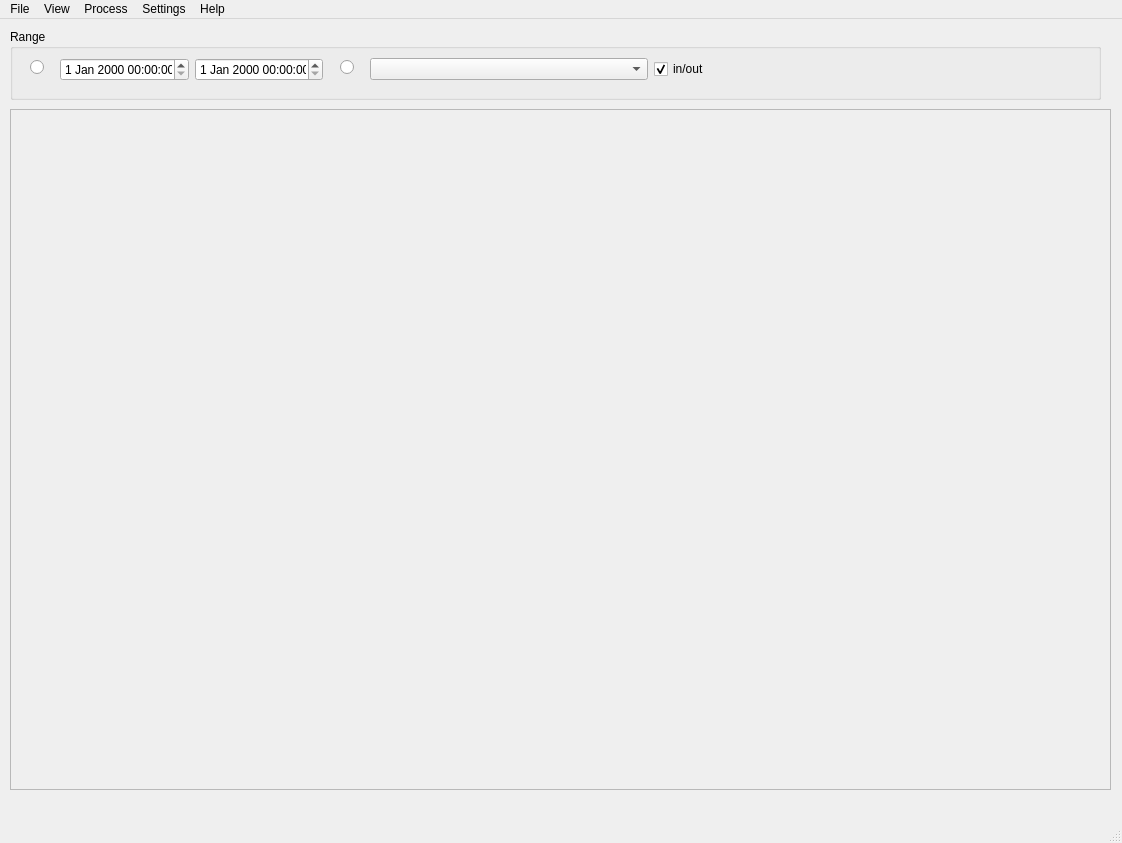
<?xml version="1.0" encoding="UTF-8"?>
<ui version="4.0">
 <class>MainWindow</class>
 <widget class="QMainWindow" name="MainWindow">
  <property name="geometry">
   <rect>
    <x>0</x>
    <y>0</y>
    <width>1122</width>
    <height>843</height>
   </rect>
  </property>
  <property name="windowTitle">
   <string>Processing-def</string>
  </property>
  <widget class="QWidget" name="centralwidget">
   <widget class="QScrollArea" name="scrollArea">
    <property name="geometry">
     <rect>
      <x>10</x>
      <y>90</y>
      <width>1101</width>
      <height>681</height>
     </rect>
    </property>
    <property name="widgetResizable">
     <bool>true</bool>
    </property>
    <widget class="QWidget" name="scrollAreaWidgetContents">
     <property name="geometry">
      <rect>
       <x>0</x>
       <y>0</y>
       <width>1099</width>
       <height>679</height>
      </rect>
     </property>
    </widget>
   </widget>
   <widget class="QGroupBox" name="groupBox">
    <property name="geometry">
     <rect>
      <x>10</x>
      <y>10</y>
      <width>1091</width>
      <height>71</height>
     </rect>
    </property>
    <property name="title">
     <string>Range</string>
    </property>
    <widget class="QRadioButton" name="radioButtonDate">
     <property name="geometry">
      <rect>
       <x>20</x>
       <y>30</y>
       <width>81</width>
       <height>16</height>
      </rect>
     </property>
     <property name="text">
      <string/>
     </property>
    </widget>
    <widget class="QRadioButton" name="radioButtonEvent">
     <property name="geometry">
      <rect>
       <x>330</x>
       <y>30</y>
       <width>91</width>
       <height>16</height>
      </rect>
     </property>
     <property name="text">
      <string/>
     </property>
    </widget>
    <widget class="QLabel" name="lenX">
     <property name="geometry">
      <rect>
       <x>940</x>
       <y>30</y>
       <width>121</width>
       <height>16</height>
      </rect>
     </property>
     <property name="text">
      <string/>
     </property>
    </widget>
   </widget>
   <widget class="QLabel" name="info">
    <property name="geometry">
     <rect>
      <x>10</x>
      <y>770</y>
      <width>1101</width>
      <height>21</height>
     </rect>
    </property>
    <property name="text">
     <string/>
    </property>
   </widget>
   <widget class="QWidget" name="horizontalLayoutWidget">
    <property name="geometry">
     <rect>
      <x>60</x>
      <y>30</y>
      <width>263</width>
      <height>41</height>
     </rect>
    </property>
    <layout class="QHBoxLayout" name="horizontalLayout">
     <item>
      <widget class="QDateTimeEdit" name="dateTimeEditBegin"/>
     </item>
     <item>
      <widget class="QDateTimeEdit" name="dateTimeEditEnd"/>
     </item>
    </layout>
   </widget>
   <widget class="QWidget" name="horizontalLayoutWidget_2">
    <property name="geometry">
     <rect>
      <x>370</x>
      <y>30</y>
      <width>561</width>
      <height>41</height>
     </rect>
    </property>
    <layout class="QHBoxLayout" name="horizontalLayout_2">
     <item>
      <widget class="QComboBox" name="comboBox"/>
     </item>
     <item>
      <widget class="QCheckBox" name="checkBox">
       <property name="text">
        <string>in/out</string>
       </property>
       <property name="checked">
        <bool>true</bool>
       </property>
       <property name="tristate">
        <bool>false</bool>
       </property>
      </widget>
     </item>
    </layout>
   </widget>
  </widget>
  <widget class="QMenuBar" name="menubar">
   <property name="geometry">
    <rect>
     <x>0</x>
     <y>0</y>
     <width>1122</width>
     <height>26</height>
    </rect>
   </property>
   <widget class="QMenu" name="menuFile">
    <property name="title">
     <string>File</string>
    </property>
    <widget class="QMenu" name="menuLoad">
     <property name="title">
      <string>Load</string>
     </property>
     <addaction name="actionEarthquakes"/>
     <addaction name="actionFile_csv"/>
    </widget>
    <addaction name="actionOpen"/>
    <addaction name="menuLoad"/>
    <addaction name="actionSave_as_csv"/>
   </widget>
   <widget class="QMenu" name="menuView">
    <property name="title">
     <string>View</string>
    </property>
    <addaction name="actionTrace_Filter"/>
   </widget>
   <widget class="QMenu" name="menuProcess">
    <property name="title">
     <string>Process</string>
    </property>
    <widget class="QMenu" name="menuDeformograph">
     <property name="title">
      <string>Deformograph</string>
     </property>
     <addaction name="actionApply_compCH"/>
    </widget>
    <widget class="QMenu" name="menuGeneral">
     <property name="title">
      <string>General</string>
     </property>
     <addaction name="actionRemove_mean"/>
     <addaction name="actionApply_Gaussian_noise"/>
    </widget>
    <widget class="QMenu" name="menuAnalysis">
     <property name="title">
      <string>Analysis</string>
     </property>
     <addaction name="actionSpectrum"/>
     <addaction name="actionEMD"/>
    </widget>
    <widget class="QMenu" name="menuPrediction">
     <property name="title">
      <string>Prediction</string>
     </property>
     <addaction name="actionNeural_network"/>
    </widget>
    <addaction name="menuDeformograph"/>
    <addaction name="menuGeneral"/>
    <addaction name="menuAnalysis"/>
    <addaction name="menuPrediction"/>
   </widget>
   <widget class="QMenu" name="menuSettings">
    <property name="title">
     <string>Settings</string>
    </property>
   </widget>
   <widget class="QMenu" name="menuHelp">
    <property name="title">
     <string>Help</string>
    </property>
   </widget>
   <addaction name="menuFile"/>
   <addaction name="menuView"/>
   <addaction name="menuProcess"/>
   <addaction name="menuSettings"/>
   <addaction name="menuHelp"/>
  </widget>
  <widget class="QStatusBar" name="statusbar"/>
  <action name="actionOpen">
   <property name="text">
    <string>Open</string>
   </property>
  </action>
  <action name="actionEarthquakes">
   <property name="text">
    <string>Earthquakes</string>
   </property>
  </action>
  <action name="actionApply_compCH">
   <property name="text">
    <string>Apply compensation channel</string>
   </property>
  </action>
  <action name="actionRemove_mean">
   <property name="text">
    <string>Remove mean</string>
   </property>
  </action>
  <action name="actionApply_Gaussian_noise">
   <property name="text">
    <string>Apply Gaussian noise</string>
   </property>
  </action>
  <action name="actionTrace_Filter">
   <property name="text">
    <string>Trace Filter</string>
   </property>
  </action>
  <action name="actionSpectrum">
   <property name="text">
    <string>Spectrum</string>
   </property>
  </action>
  <action name="actionEMD">
   <property name="text">
    <string>EMD</string>
   </property>
  </action>
  <action name="actionNeural_network">
   <property name="text">
    <string>Neural network</string>
   </property>
  </action>
  <action name="actionSave_as_csv">
   <property name="text">
    <string>Save as .csv</string>
   </property>
  </action>
  <action name="actionFile_csv">
   <property name="text">
    <string>File .csv</string>
   </property>
  </action>
 </widget>
 <resources/>
 <connections/>
</ui>
